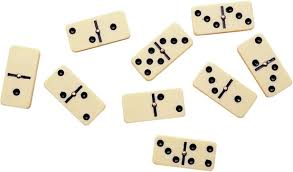
%> input picture images.jpg, 293 x 172 px
$ octave --eval "result = car2('images.jpg');"   (GNU Octave 9; MATLAB toolbox functions it lacks are replaced by stand-ins)
%> lines starting %> are read from the running program, lines starting %| are printed output that depends on the picture
### spect1.m
%% Fourier transform function and preprocessing
% This function applies a Sobel filter for 0° and 90° , after that both are
% transformed to the frequency domain and the outputs are the resulting
% images

%% Function declaration
% In this part the image is the input for the function and as result the
% output are two images
function [fh, fv]=spect1(ima)
ima=imresize(ima,.5);
[fil,col,capa]=size(ima);

%% Sobel filtering
% If the image is in RGB converts to grayscale
if capa==3
    grey(ima);
end

imaexp=zeros(fil+2,col+2);
[fil,col]=size(imaexp);
for i=2:fil-1
    for j=2:col-1
        imaexp(i,j)=double(ima(i-1,j-1));
    end
end

%%
% *Apply the convolution matrix for horizontal filtering*
%%

%CM=[-1, 0, 1;-2, 0, 2; -1, 0, 1]
for i=2:fil-1
    for j=2:col-1
        Hh(i-1,j-1)=(1*imaexp(i-1,j-1)+ 0*imaexp(i-1,j)+(-1)*imaexp(i-1,j+1)+2*imaexp(i,j-1)+(0)*imaexp(i,j)-2*imaexp(i,j+1)+(1)*imaexp(i+1,j-1)+(0)*imaexp(i+1,j)+(0-1)*imaexp(i+1,j+1));
    end
end
%%
% *Apply the convolution matrix for vertical filtering*
%%

%CM=[1,2,1;0,0,0;-1,-2,-1]
for i=2:fil-1
    for j=2:col-1
        Hv(i-1,j-1)=((-1)*imaexp(i-1,j-1)-2*imaexp(i-1,j)+(-1)*imaexp(i-1,j+1)+0*imaexp(i,j-1)+(0)*imaexp(i,j)+(0)*imaexp(i,j+1)+1*imaexp(i+1,j-1)+2*imaexp(i+1,j)+(1)*imaexp(i+1,j+1));
    end
end

% imaf=Hh+Hv;
%% Show modified images
% [4 lines of commented-out code are left out]

%% Transformation to the frequency domain
% Here the program uses the Fast Fourier Transform(fft2) to obtain the spectrum of both images
%%
%Create the horizontal filtered spectrum
fo=fft2(Hh);
fh=fo;
% [6 lines of commented-out code are left out]

%%
%Create the vertical filtered spectrum
fo=fft2(Hv);
fv=fo;
% [6 lines of commented-out code are left out]

### lpfilter.m
function H=lpfilter(tipus, M,N,D0,n)

[U,V]=dftuv(M,N);
D=sqrt(U.^2+V.^2);

%Hb=1/(1+(D(u,v)/D0)^2*n);

switch tipus
    case 'ideal'
        H=double(D<=D0);
    case 'btw'
%         if margin==4
%             n=1;
%         end
        H=1./(1+(D./D0).^(2*n));
    case 'gauss'
        H=exp(-((D.^2)/(2*D0^2)));
    otherwise
        error('Tipus desconocido')
end

### dftuv.m
function [U, V] = dftuv(M, N)
%DFTUV Computes meshgrid frequency matrices.
%   [U, V] = DFTUV(M, N) computes meshgrid frequency matrices U and
%   V.  U and V are useful for computing frequency-domain filter
%   functions that can be used with DFTFILT.  U and V are both
%   M-by-N.

%   Copyright 2002-2004 R. C. Gonzalez, R. E. Woods, & S. L. Eddins
%   Digital Image Processing Using MATLAB, Prentice-Hall, 2004
%   $Revision: 1.3 $  $Date: 2003/04/16 22:30:34 $

% Set up range of variables.
u = 0:(M - 1);
v = 0:(N - 1);

% Compute the indices for use in meshgrid.
idx = find(u > M/2);
u(idx) = u(idx) - M;
idy = find(v > N/2);
v(idy) = v(idy) - N;

% Compute the meshgrid arrays.
[V, U] = meshgrid(v, u);

### car2.m
%% car2(): Feautures extraction function
% This function creates a set of ideal filters and applies them to the
% input images. Aafter that, the energy is calculated for each resulting
% filtered image
% .The output is a features vector with the same size as the rings number
function features=car2(im)
%> called with im = 'images.jpg'

%%
% Randomly select a pixel within the image range and create a new subimage
% _cort_
ima=imread(im);
%> ima is the input picture: size 172x293x3 uint8; mean R, G, B 238.7, 234.5, 223.9
[l1 l2 l3]=size(ima);
%> l1 = 172; l2 = 293; l3 = 3
l=randi(l1-100);
r=randi(l2-100);
cort=ima((l:l+99),(r:r+99));
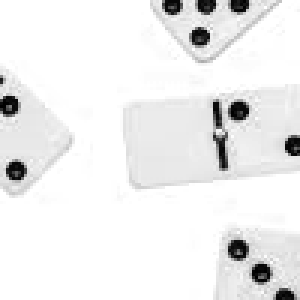
%> cort: size 100x100 uint8 (shown 3 times larger); min 0, max 255, mean 237.3


[b c]=spect1(cort); % Calls the _spect1()_ function
%> after the loop in spect1, `for i=2:fil-1`:
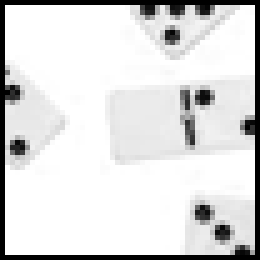
%> imaexp: size 52x52 double (shown 5 times larger); min 0, max 255, mean 219.4
%> after the loop in spect1, `for i=2:fil-1`:
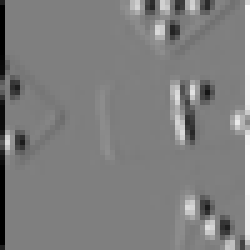
%> Hh: size 50x50 double (shown 5 times larger); min -1020, max 1020, mean 0.2; drawn with min black and max white
%> after the loop in spect1, `for i=2:fil-1`:
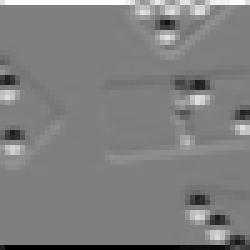
%> Hv: size 50x50 double (shown 5 times larger); min -1020, max 1020, mean 2.4; drawn with min black and max white
[x,y]=size(b);
%> x = 50; y = 50

n=50; % Rings number
if x>=y
h=x/n;
%> h = 1

end

%%
% Calculate energy in horizontal spectrum rings

Eh=[];
for i=1:n/2
    f=0;
    g=lpfilter('ideal',x,y,h*i);
    g2=1-lpfilter('ideal',x,y,h*(i-1));
    fi=b.*g.*g2;
    d=uint8(ifft2(fi));
    e=sum(d(:));
    Eh(i)=e;
%   if i<=16
% figure(4),subplot(4,4,i),imshow(d),title(e);
%     end

end
%> this loop made 25 passes
%> e on passes 1 to 12: 16405, 8214, 25545, 37944, 37985, 34710, 40604, 44628, 59301, 63657, 58486, 44810
%> pass 1, in car2, `d=uint8(ifft2(fi));`:
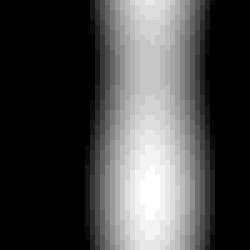
%> d: size 50x50 uint8 (shown 5 times larger); min 0, max 23, mean 6.6; drawn with min black and max white
%> after the loop, Eh = 25 values, max 63657 at index 10, min 8214 at index 2, mean 46907.2

%%
% Calculate energy in vertical spectrum rings adn display the reconstructed
% image after the applied filter

Ev=[];
for i=1:n/2

    g=lpfilter('ideal',x,y,h*i);
    g2=1-lpfilter('ideal',x,y,h*(i-1));
    fi=c.*g.*g2;

    d=uint8(ifft2(fi));
    e=sum(d(:));
%   if i<=16
% figure(4),subplot(4,4,i),imshow(d),title(e);
%     end

    Ev(i)=e;
end
%> this loop made 25 passes
%> e on passes 1 to 12: 5677, 30736, 23259, 21737, 41093, 48537, 43068, 58783, 63034, 56019, 65017, 50648
%> pass 1, in car2, `d=uint8(ifft2(fi));`:
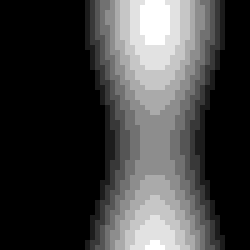
%> d: size 50x50 uint8 (shown 5 times larger); min 0, max 9, mean 2.27; drawn with min black and max white
%> pass 3, in car2, `d=uint8(ifft2(fi));`:
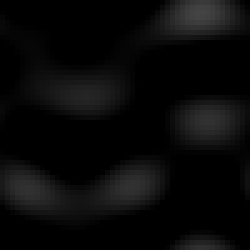
%> d: size 50x50 uint8 (shown 5 times larger); min 0, max 68, mean 9.3
%> after the loop, Ev = 25 values, max 65017 at index 11, min 5677 at index 1, mean 46517.2

Eh=Eh/max(Eh);
%> Eh = 25 values, max 1 at index 10, min 0.129 at index 2, mean 0.737
Ev=Ev/max(Ev);
%> Ev = 25 values, max 1 at index 11, min 0.0873 at index 1, mean 0.715
%> `result = car2('images.jpg');`: result = 50 values, max 1 at index 10, min 0.0873 at index 26, mean 0.726

%%
% Features vector and output of the function
features(1:25)=Eh;
features(26:50)=Ev;
% figure,bar(features)
